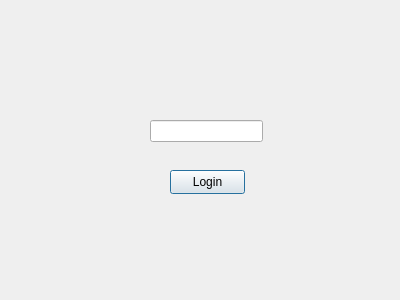
<?xml version="1.0" encoding="UTF-8"?>
<ui version="4.0">
 <class>Dialog</class>
 <widget class="QDialog" name="Dialog">
  <property name="geometry">
   <rect>
    <x>0</x>
    <y>0</y>
    <width>400</width>
    <height>300</height>
   </rect>
  </property>
  <property name="windowTitle">
   <string>Dialog</string>
  </property>
  <widget class="QPushButton" name="btnSet">
   <property name="geometry">
    <rect>
     <x>170</x>
     <y>170</y>
     <width>75</width>
     <height>24</height>
    </rect>
   </property>
   <property name="text">
    <string>Login</string>
   </property>
  </widget>
  <widget class="QLineEdit" name="textValue">
   <property name="geometry">
    <rect>
     <x>150</x>
     <y>120</y>
     <width>113</width>
     <height>22</height>
    </rect>
   </property>
   <property name="text">
    <string/>
   </property>
  </widget>
 </widget>
 <resources/>
 <connections/>
</ui>
